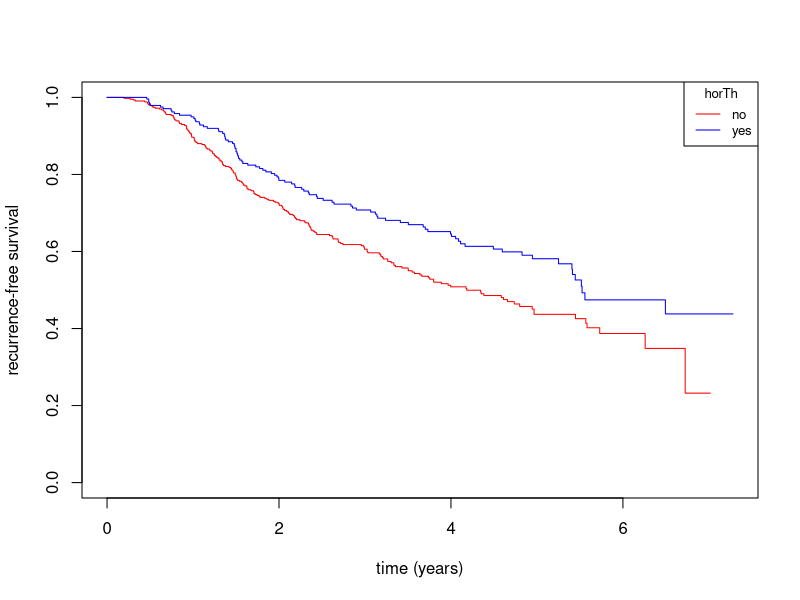

Recreate this plot in R.
## ---- chunk 1

# Set language
Sys.setenv(LANG = "en")

# Clear memory
rm(list = ls())

# Set non-scientific notation and do not allow convertion of strings to factors
# with the data import
options(scipen = 999, stringsAsFactors = FALSE)

## ---- chunk 2

# Load libraries riskCommunicator and TH.data ..................................
# * Below we install the package if not already installed

library_names <- c("TH.data", "epitools", "survival")

lapply(library_names, function(x) {
  if (!require(x, character.only = TRUE)) {
    install.packages(x)
    library(x, character.only = TRUE)
  }
})

## ---- chunk 3

breastCancer <- TH.data::GBSG2

str(breastCancer)

head(breastCancer)


## ---- chunk 4

Tab_horTh_recur <-  table(breastCancer$horTh, breastCancer$cens)
Tab_horTh_recur

n_byhorTh <- rowSums(Tab_horTh_recur)

p_recur_byhorTh <- Tab_horTh_recur[, "1"] / n_byhorTh
as.matrix(p_recur_byhorTh)

## ---- chunk 5

SE_recur_byhorTh <- sqrt(p_recur_byhorTh * (1 - p_recur_byhorTh) / n_byhorTh)


lowerCI_p_recur_byhorTh <- p_recur_byhorTh - qnorm(0.975) * SE_recur_byhorTh

upperCI_p_recur_byhorTh <- p_recur_byhorTh + qnorm(0.975) * SE_recur_byhorTh

cbind(p_recur_byhorTh, lowerCI_p_recur_byhorTh, upperCI_p_recur_byhorTh)

## ---- chunk 6

diffp_recur_byhorTh <- p_recur_byhorTh[1] - p_recur_byhorTh[2]

SE_diffp_recur_byhorTh <- sqrt(sum(SE_recur_byhorTh ^ 2))

lowerCI_diffp_recur_byhorTh <- diffp_recur_byhorTh - 
  qnorm(0.975) * SE_diffp_recur_byhorTh

upperCI_diffp_recur_byhorTh <- diffp_recur_byhorTh + 
  qnorm(0.975) * SE_diffp_recur_byhorTh

cbind(diffp_recur_byhorTh, lowerCI_diffp_recur_byhorTh,
      upperCI_diffp_recur_byhorTh)


prop.test(cbind(Tab_horTh_recur[, 2], Tab_horTh_recur[, 1]))
# or
chisq.test(cbind(Tab_horTh_recur[, 2], Tab_horTh_recur[, 1]))

## ---- chunk 7

## Manually ....................................................................

# first calculate the values
# RR
recurRelativeRisk <-  p_recur_byhorTh["yes"] / p_recur_byhorTh["no"] 
recurRelativeRisk 
# OR
recurOddsRatio <-  (Tab_horTh_recur["yes", "1"]/ Tab_horTh_recur["yes", "0"]) / 
  (Tab_horTh_recur["no", "1"]/Tab_horTh_recur["no", "0"])
recurOddsRatio 

# Confidence intervals
# RR
z<-qnorm(0.975)
se_lnRR <-  sqrt(1/Tab_horTh_recur["yes", "1"] - 1/n_byhorTh["yes"] + 
                 1/Tab_horTh_recur["no", "1"] - 1/n_byhorTh["no"])
lowerCI_recurRelativeRisk <- exp(log(recurRelativeRisk)-z*se_lnRR)
upperCI_recurRelativeRisk <- exp(log(recurRelativeRisk)+z*se_lnRR)
cbind(recurRelativeRisk,lowerCI_recurRelativeRisk, upperCI_recurRelativeRisk)
# OR
se_lnOR <-  sqrt(1/Tab_horTh_recur["yes", "1"] + 1/Tab_horTh_recur["yes", "0"] + 
                 1/Tab_horTh_recur["no", "1"] + 1/Tab_horTh_recur["no", "0"])
lowerCI_recurOddsRatio <- exp(log(recurOddsRatio)-z*se_lnOR)
upperCI_recurOddsRatio <- exp(log(recurOddsRatio)+z*se_lnOR)
cbind(recurOddsRatio,lowerCI_recurOddsRatio, upperCI_recurOddsRatio)





## R-functions .................................................................

riskratio(Tab_horTh_recur, correction = TRUE)
          
riskratio(Tab_horTh_recur, correction = TRUE, rev = "rows") # what does this RR mean?
# calculated manually

oddsratio(Tab_horTh_recur)

## ---- chunk 8

## Manually ....................................................................

breastCancer$time_years <- breastCancer$time / 365.25

recur_byhorTh <- aggregate(cens ~ horTh, data = breastCancer, FUN = sum)

pYr_byhorTh <- aggregate(time_years ~ horTh, data = breastCancer, FUN = sum)

recur_pYr_byhorTh <- merge(recur_byhorTh, pYr_byhorTh, by = "horTh")

recur_pYr_byhorTh$rate <- recur_pYr_byhorTh$cens / recur_pYr_byhorTh$time_years

SE_logrecurRate <- 1 / sqrt(recur_pYr_byhorTh$cens)

recur_pYr_byhorTh$rate_lowerCI <- exp(
  log(recur_pYr_byhorTh$rate) - 1.96 * SE_logrecurRate)

recur_pYr_byhorTh$rate_upperCI <- exp(
  log(recur_pYr_byhorTh$rate) + 1.96 * SE_logrecurRate)

recur_pYr_byhorTh


## R-functions .................................................................

cipoisson(k = recur_pYr_byhorTh$cens, time = recur_pYr_byhorTh$time_years)

## ---- chunk 9

# Manually
recurRateRatio <- recur_pYr_byhorTh$rate[recur_pYr_byhorTh$horTh == "yes"] /
  recur_pYr_byhorTh$rate[recur_pYr_byhorTh$horTh == "no"]

SE_logrecurRateRatio <- sqrt(
  1 / recur_pYr_byhorTh$cens[recur_pYr_byhorTh$horTh == "yes"] +
    1 / recur_pYr_byhorTh$cens[recur_pYr_byhorTh$horTh == "no"])

lowerCI_recurRateRatio <- exp(log(recurRateRatio) - 1.96 * SE_logrecurRateRatio)

upperCI_recurRateRatio <- exp(log(recurRateRatio) + 1.96 * SE_logrecurRateRatio)

cbind(recurRateRatio, lowerCI_recurRateRatio, upperCI_recurRateRatio)

## R-functino
rateratio(x = recur_pYr_byhorTh$cens, y = recur_pYr_byhorTh$time_years)

## ---- chunk 10

KM_recur_byhorTh <- survfit(Surv(time_years, cens) ~ horTh,
                            data = breastCancer)

summary(KM_recur_byhorTh)


plot(KM_recur_byhorTh, col = c("red", "blue"), xlab = "time (years)", 
     ylab = "recurrence-free survival")
legend("topright", lty = c(1, 1), col = c("red", "blue"),
       legend = c("no", "yes"), title = "horTh", cex = 0.8)
      

## ---- chunk 11

survdiff(Surv(time, cens) ~ horTh, data = breastCancer, rho = 0)
